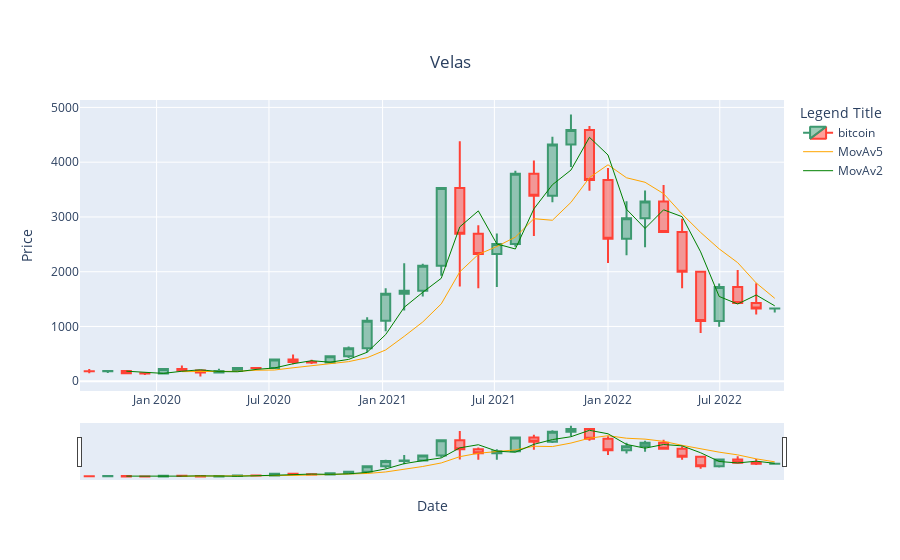

This figure's notebook cell:
### Code cell
import plotly.graph_objects as go


fig= go.Figure(data=[go.Candlestick(name="bitcoin",x=historical['date'],
                open=historical['open'],
                high=historical['high'],
                low=historical['low'],
                close=historical['close']),
                go.Scatter(name='MovAv5',x=historical['date'],y=historical['variance'], line=dict(color='orange',width=1)),
                go.Scatter(name='MovAv2',x=historical['date'],y=historical['variance2'], line=dict(color='green',width=1))
                ])
fig.update_layout(
    title={'text':"Velas",'y':0.9,'x':0.5,'xanchor':'center','yanchor':'top'},
    xaxis_title="Date",
    yaxis_title="Price",
    legend_title="Legend Title")
 #   font=dict(
  #      family="Sans serif, monospace",
   #     size=18,
    #    color="RebeccaPurple"))

fig.show()
